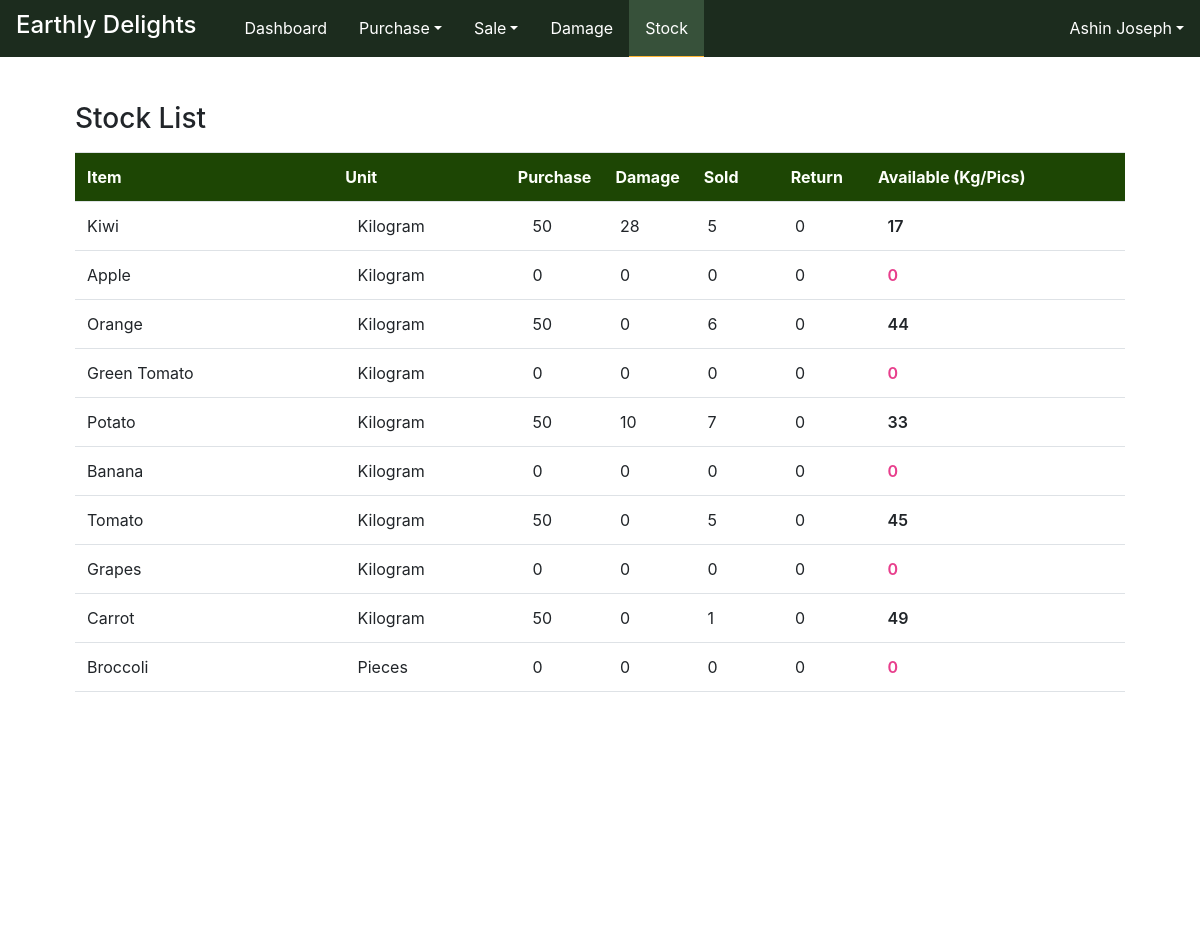
/Stock/stock_list/ (signed in, upper part), run on an earlier commit of the app's database.
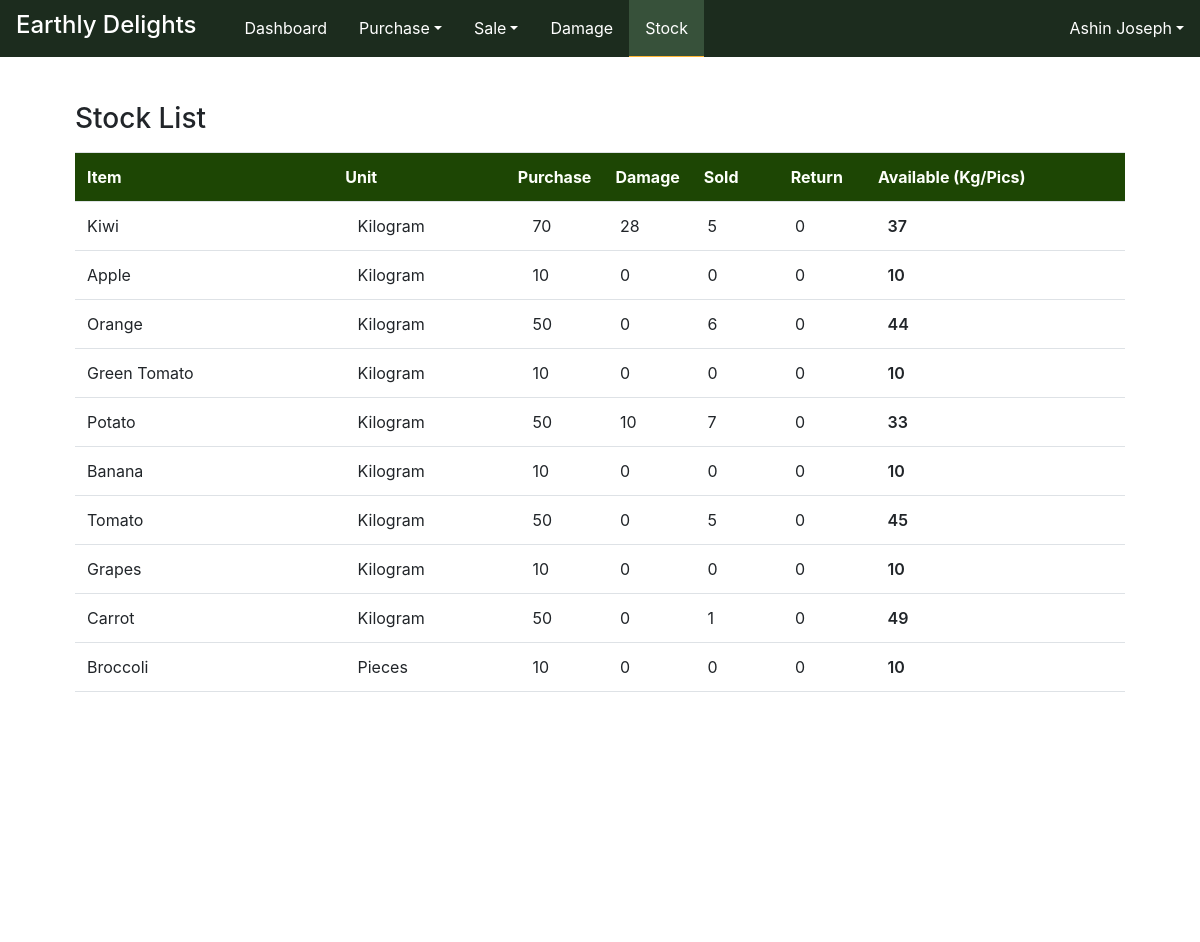
And on a later commit of the database.
### Stock/models.py (models this page shows, shortened)
class stockTable(models.Model):
    st_item = models.OneToOneField(itemTable, on_delete=models.CASCADE)
    st_purchasesStock = models.PositiveIntegerField(default=0)
    st_soldStock = models.PositiveIntegerField(default=0)
    st_salesReturnStock = models.PositiveIntegerField(default=0)
    st_damageStock = models.PositiveIntegerField(default=0)
    st_remainingStock = models.PositiveIntegerField(default=0)

### Core/models.py (models this page shows, shortened)
class itemTable(models.Model):
    UNIT_CHOICES = [
        ('Kilogram', 'Kg'),
        ('Pieces', 'Pcs'),
    ]
    CATEGORY_CHOICE = [
        ('Vegetables', 'Veg'),
        ('Fruits', 'Fru'),
    ]
    item_code = models.CharField(max_length=50, unique=True)
    item_name = models.CharField(max_length=50, null=True, blank=True, unique=True)
    item_category = models.CharField(max_length=50, choices=CATEGORY_CHOICE)
    item_unit = models.CharField(max_length=15, choices=UNIT_CHOICES)

### Stock/views.py (the view)
# urls.py: path("stock_list/", views.stock_list, name="stock_list"),
@admin_required
def stock_list(request):
    base_template = 'user/Index.html' if request.user.role == "Admin" else 'user/staff_index.html'
    company_data = companyprofileTable.objects.get()
    st=stockTable.objects.all()
    return render(request,"stock/stock_list.html",{'st':st, 'base_template':base_template,'company_data':company_data})

### templates/stock/stock_list.html (shortened to what this page needs)
<!DOCTYPE html>
{% extends base_template %}
{% load static %}
{% block content %}
<html lang="en">
<head>
    <link rel="stylesheet" href="https://ajax.googleapis.com/ajax/libs/jqueryui/1.12.1/themes/smoothness/jquery-ui.css">
    <link href="https://stackpath.bootstrapcdn.com/bootstrap/4.5.2/css/bootstrap.min.css" rel="stylesheet">
    <link href="{% static 'assets/style.css' %}" rel="stylesheet">
</head>
<body>
<div class="navheight"></div>
<br>
<br>
<div class="container d-flex flex-wrap">
    <div class="col-12">
       <div class="col-12 Dash-Price-card mt-3">
        <div class="my-3">
            <h3 class="mt-4">Stock List</h3>
        </div>
        <div>
            <table class="table table-hover" >
             <tr >
                 <th class="headerx col-3" scope="col">Item</th>
                 <th class="headerx col-2" scope="col">Unit</th>
                 <th class="headerx col-1" scope="col">Purchase</th>
                 <th class="headerx col-1" scope="col">Damage</th>
                 <th class="headerx col-1" scope="col">Sold</th>
                 <th class="headerx col-1" scope="col">Return</th>
                 <th class="headerx col-3" scope="col">Available <span> (Kg/Pics)</span></th>
                 </tr></table>
                <div class="" style="height: 500px; overflow: auto;">
                    <table class="table table-hover" >
                {% for i in st %}
                <tr>
                <td class=" col-3" >{{ i.st_item.item_name }}</td>
                <td class=" col-2" style="padding-left: 20px;">{{i.st_item.item_unit}}</td>
                <td class=" col-1" style="padding-left: 20px;">{{i.st_purchasesStock}}</td>
                <td class=" col-1" style="padding-left: 20px;">{{i.st_damageStock}}</td>
                <td class=" col-1" style="padding-left: 20px;">{{i.st_soldStock}}</td>
                <td class=" col-1" style="padding-left: 20px;">{{i.st_salesReturnStock}}</td>
                <td class=" col-3 {% if i.st_remainingStock < 10 %}text-pink{% endif %}" style="padding-left: 25px;font-weight: 600;">{{i.st_remainingStock}}</td>
                </tr>
                {% endfor %}
                    </table>
                </div>
        </div>
    </div>
    </div>
    </div>
<div class="bottom-space"></div>
<div class="bottom-space"></div>
</body>
</html>
{% endblock %}

What changed in the data, as far as the page shows it:
changed stockTable "Kiwi": st_purchasesStock "50" → "70"; st_remainingStock "17" → "37"
changed stockTable "Apple": st_purchasesStock "0" → "10"; st_remainingStock "0" → "10"
changed stockTable "Green Tomato": st_purchasesStock "0" → "10"; st_remainingStock "0" → "10"
changed stockTable "Banana": st_purchasesStock "0" → "10"; st_remainingStock "0" → "10"
changed stockTable "Grapes": st_purchasesStock "0" → "10"; st_remainingStock "0" → "10"
changed stockTable "Broccoli": st_purchasesStock "0" → "10"; st_remainingStock "0" → "10"
